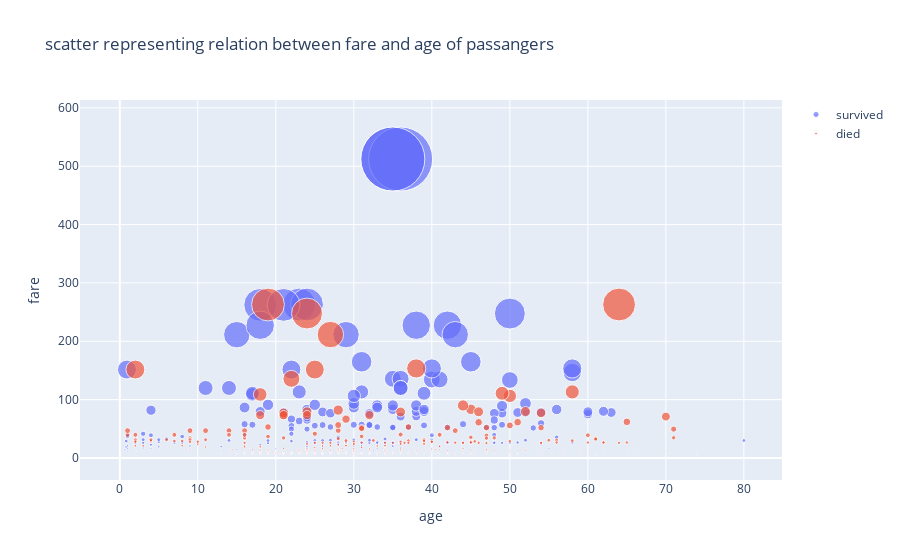

Notebook source saved alongside this figure:
### Code cell
# survival by age and fare
fig_scatter_plane = go.Figure()
fig_scatter_plane.add_trace(go.Scatter(x=df[df['survived']==1]['age'], y=df[df['survived']==1]['fare'],
                                       mode='markers', name='survived', marker=dict(size=df[df['survived']==1]['fare']/8)))
fig_scatter_plane.add_trace(go.Scatter(x=df[df['died']==1]['age'], y=df[df['died']==1]['fare'],
                                       mode='markers', name='died', marker=dict(size=df[df['died']==1]['fare']/8)))
fig_scatter_plane.update_layout(title_text='scatter representing relation between fare and age of passangers',
                       xaxis_title_text='age', yaxis_title_text='fare')
fig_scatter_plane.show()

### Figure 1 — Plotly figure (JSON) as saved in the notebook; plotly's stock layout.template omitted (floating-point values rounded to 4 significant figures; data arrays with more than 128 entries replaced by an {"elided": "..."} marker saying what was removed)
{"data": [{"marker": {"size": {"elided": "342 float values"}}, "mode": "markers", "name": "survived", "type": "scatter", "x": {"elided": "342 float values"}, "y": {"elided": "342 float values"}}, {"marker": {"size": {"elided": "549 float values"}}, "mode": "markers", "name": "died", "type": "scatter", "x": {"elided": "549 float values"}, "y": {"elided": "549 float values"}}], "layout": {"title": {"text": "scatter representing relation between fare and age of passangers"}, "xaxis": {"title": {"text": "age"}}, "yaxis": {"title": {"text": "fare"}}}}
